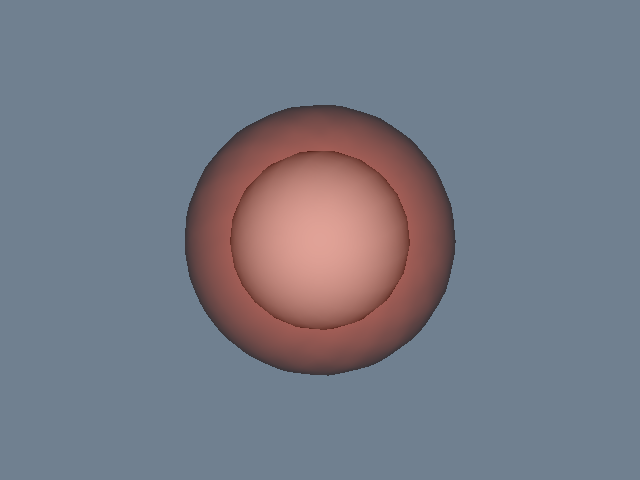

Here is the Python script that generated this plot:
#!/usr/bin/env python

# Compute a distance field from a polydata source using
# vtkImplicitModeller and extract an isosurface showing the
# distance envelope around the original geometry.

# Factory overrides: importing these modules registers the OpenGL rendering
# and interaction style implementations for vtkRenderingCore factory classes.
import vtkmodules.vtkInteractionStyle  # noqa: F401
import vtkmodules.vtkRenderingOpenGL2  # noqa: F401
# VTK pipeline classes used in this example
from vtkmodules.vtkFiltersCore import vtkContourFilter
from vtkmodules.vtkFiltersHybrid import vtkImplicitModeller
from vtkmodules.vtkFiltersSources import vtkSphereSource
from vtkmodules.vtkRenderingCore import (
    vtkActor,
    vtkPolyDataMapper,
    vtkRenderWindow,
    vtkRenderWindowInteractor,
    vtkRenderer,
)

# Colors (normalized RGB)
slate_gray_background_rgb = (0.439, 0.502, 0.565)
light_gray_rgb = (0.800, 0.800, 0.800)
tomato_rgb = (1.000, 0.388, 0.278)

# Source: generate a tessellated sphere as the input geometry
sphere = vtkSphereSource()
sphere.SetThetaResolution(20)
sphere.SetPhiResolution(20)
sphere.SetRadius(0.5)

# ImplicitModeller: compute a distance field from the sphere surface
modeller = vtkImplicitModeller()
modeller.SetInputConnection(sphere.GetOutputPort())
modeller.SetSampleDimensions(50, 50, 50)
modeller.SetModelBounds(-1.5, 1.5, -1.5, 1.5, -1.5, 1.5)
modeller.SetMaximumDistance(0.5)
modeller.SetProcessModeToPerVoxel()

# Contour: extract an isosurface at distance 0.25 from the sphere
contour = vtkContourFilter()
contour.SetInputConnection(modeller.GetOutputPort())
contour.SetValue(0, 0.25)

# Mapper for the distance envelope
envelope_mapper = vtkPolyDataMapper()
envelope_mapper.SetInputConnection(contour.GetOutputPort())
envelope_mapper.ScalarVisibilityOff()

# Actor for the distance envelope (translucent tomato)
envelope_actor = vtkActor()
envelope_actor.SetMapper(envelope_mapper)
envelope_actor.GetProperty().SetColor(tomato_rgb)
envelope_actor.GetProperty().SetOpacity(0.4)

# Mapper for the original sphere
sphere_mapper = vtkPolyDataMapper()
sphere_mapper.SetInputConnection(sphere.GetOutputPort())
sphere_mapper.ScalarVisibilityOff()

# Actor for the original sphere (opaque grey)
sphere_actor = vtkActor()
sphere_actor.SetMapper(sphere_mapper)
sphere_actor.GetProperty().SetColor(light_gray_rgb)

# Renderer: assemble the scene and configure the camera
renderer = vtkRenderer()
renderer.AddActor(envelope_actor)
renderer.AddActor(sphere_actor)
renderer.SetBackground(slate_gray_background_rgb)

# Window: display the rendered scene
render_window = vtkRenderWindow()
render_window.AddRenderer(renderer)
render_window.SetWindowName("modeller")
render_window.SetMultiSamples(0)
render_window.SetSize(640, 480)

# Interactor: handle mouse and keyboard events
render_window_interactor = vtkRenderWindowInteractor()
render_window_interactor.SetRenderWindow(render_window)

# Scene: configure the camera
renderer.ResetCamera()
renderer.GetActiveCamera().Azimuth(30)
renderer.GetActiveCamera().Elevation(20)
renderer.ResetCameraClippingRange()

render_window_interactor.Initialize()
render_window_interactor.Start()
